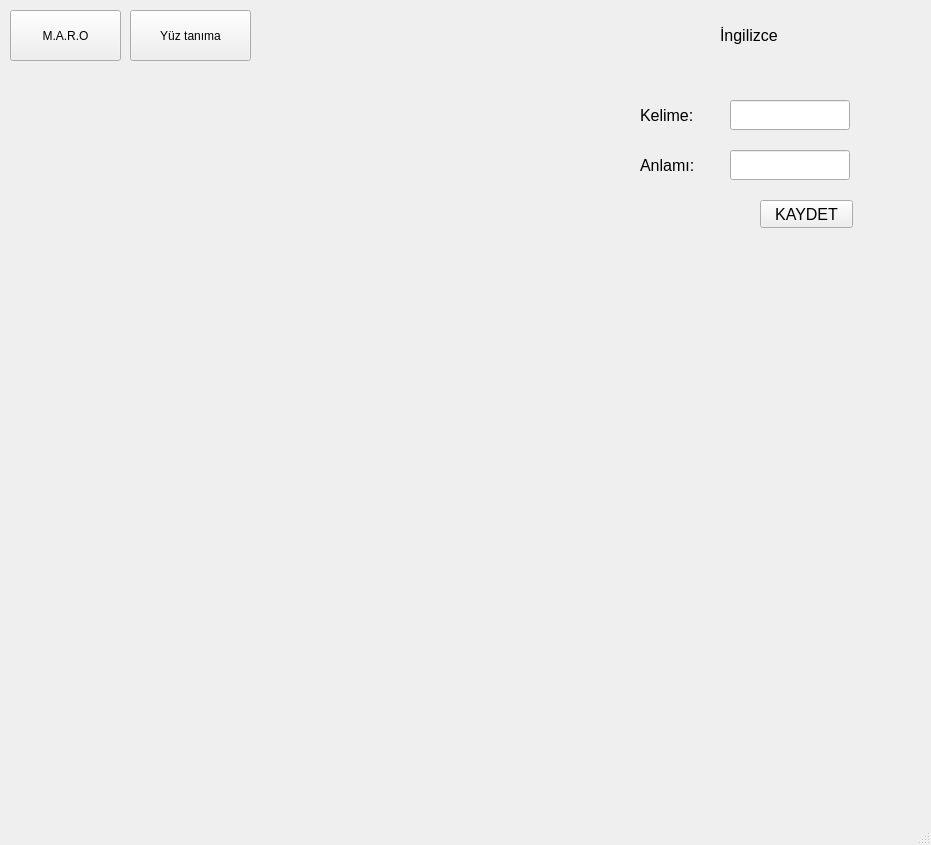
<?xml version="1.0" encoding="UTF-8"?>
<ui version="4.0">
 <class>ikinci_pencere_sinifi</class>
 <widget class="QMainWindow" name="ikinci_pencere_sinifi">
  <property name="geometry">
   <rect>
    <x>0</x>
    <y>0</y>
    <width>931</width>
    <height>845</height>
   </rect>
  </property>
  <property name="windowTitle">
   <string>MainWindow</string>
  </property>
  <widget class="QWidget" name="centralwidget">
   <widget class="QPushButton" name="maro">
    <property name="geometry">
     <rect>
      <x>10</x>
      <y>10</y>
      <width>111</width>
      <height>51</height>
     </rect>
    </property>
    <property name="text">
     <string>M.A.R.O</string>
    </property>
   </widget>
   <widget class="QLabel" name="maro_2">
    <property name="geometry">
     <rect>
      <x>30</x>
      <y>40</y>
      <width>121</width>
      <height>51</height>
     </rect>
    </property>
    <property name="text">
     <string/>
    </property>
   </widget>
   <widget class="QLineEdit" name="Kelime_kutusu">
    <property name="geometry">
     <rect>
      <x>730</x>
      <y>100</y>
      <width>120</width>
      <height>30</height>
     </rect>
    </property>
    <property name="font">
     <font>
      <pointsize>12</pointsize>
     </font>
    </property>
   </widget>
   <widget class="QLabel" name="label_2">
    <property name="geometry">
     <rect>
      <x>580</x>
      <y>80</y>
      <width>55</width>
      <height>16</height>
     </rect>
    </property>
    <property name="text">
     <string/>
    </property>
   </widget>
   <widget class="QLabel" name="kelime">
    <property name="geometry">
     <rect>
      <x>640</x>
      <y>100</y>
      <width>70</width>
      <height>30</height>
     </rect>
    </property>
    <property name="font">
     <font>
      <pointsize>12</pointsize>
     </font>
    </property>
    <property name="text">
     <string>Kelime:</string>
    </property>
   </widget>
   <widget class="QLabel" name="label_4">
    <property name="geometry">
     <rect>
      <x>720</x>
      <y>20</y>
      <width>81</width>
      <height>30</height>
     </rect>
    </property>
    <property name="font">
     <font>
      <pointsize>12</pointsize>
     </font>
    </property>
    <property name="text">
     <string>İngilizce</string>
    </property>
   </widget>
   <widget class="QLabel" name="anlam_2">
    <property name="geometry">
     <rect>
      <x>640</x>
      <y>150</y>
      <width>70</width>
      <height>30</height>
     </rect>
    </property>
    <property name="font">
     <font>
      <pointsize>12</pointsize>
     </font>
    </property>
    <property name="text">
     <string>Anlamı:</string>
    </property>
   </widget>
   <widget class="QLineEdit" name="anlam_kutusu">
    <property name="geometry">
     <rect>
      <x>730</x>
      <y>150</y>
      <width>120</width>
      <height>30</height>
     </rect>
    </property>
    <property name="font">
     <font>
      <pointsize>12</pointsize>
     </font>
    </property>
   </widget>
   <widget class="QPushButton" name="kelime_kaydet">
    <property name="geometry">
     <rect>
      <x>760</x>
      <y>200</y>
      <width>93</width>
      <height>28</height>
     </rect>
    </property>
    <property name="font">
     <font>
      <pointsize>12</pointsize>
     </font>
    </property>
    <property name="text">
     <string>KAYDET</string>
    </property>
   </widget>
   <widget class="QPushButton" name="yuz_tanima">
    <property name="geometry">
     <rect>
      <x>130</x>
      <y>10</y>
      <width>121</width>
      <height>51</height>
     </rect>
    </property>
    <property name="text">
     <string>Yüz tanıma</string>
    </property>
   </widget>
  </widget>
  <widget class="QMenuBar" name="menubar">
   <property name="geometry">
    <rect>
     <x>0</x>
     <y>0</y>
     <width>931</width>
     <height>26</height>
    </rect>
   </property>
  </widget>
  <widget class="QStatusBar" name="statusbar"/>
 </widget>
 <resources/>
 <connections/>
</ui>
